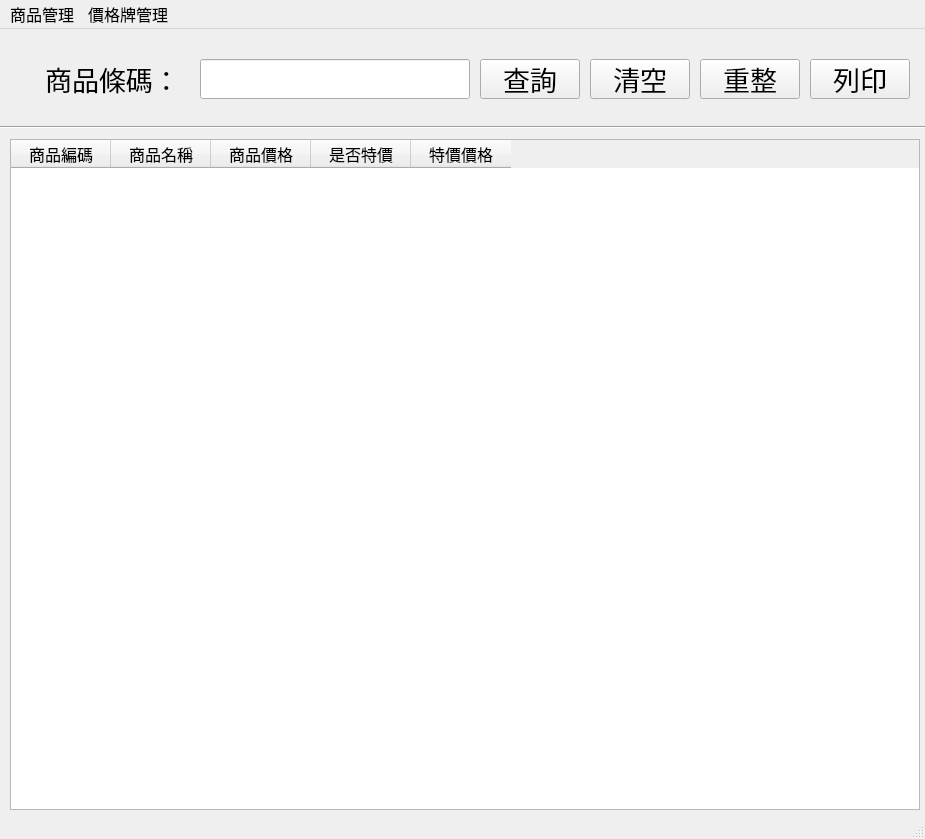
<?xml version="1.0" encoding="UTF-8"?>
<ui version="4.0">
 <class>MainWindow</class>
 <widget class="QMainWindow" name="MainWindow">
  <property name="geometry">
   <rect>
    <x>0</x>
    <y>0</y>
    <width>925</width>
    <height>839</height>
   </rect>
  </property>
  <property name="windowTitle">
   <string>MainWindow</string>
  </property>
  <widget class="QWidget" name="centralwidget">
   <widget class="QPushButton" name="search_btn">
    <property name="enabled">
     <bool>true</bool>
    </property>
    <property name="geometry">
     <rect>
      <x>480</x>
      <y>30</y>
      <width>100</width>
      <height>40</height>
     </rect>
    </property>
    <property name="font">
     <font>
      <family>微軟正黑體</family>
      <pointsize>20</pointsize>
     </font>
    </property>
    <property name="layoutDirection">
     <enum>Qt::LeftToRight</enum>
    </property>
    <property name="text">
     <string>查詢</string>
    </property>
   </widget>
   <widget class="Line" name="line">
    <property name="geometry">
     <rect>
      <x>0</x>
      <y>90</y>
      <width>1080</width>
      <height>16</height>
     </rect>
    </property>
    <property name="orientation">
     <enum>Qt::Horizontal</enum>
    </property>
   </widget>
   <widget class="QLabel" name="label">
    <property name="geometry">
     <rect>
      <x>30</x>
      <y>30</y>
      <width>165</width>
      <height>40</height>
     </rect>
    </property>
    <property name="font">
     <font>
      <family>微軟正黑體</family>
      <pointsize>20</pointsize>
     </font>
    </property>
    <property name="text">
     <string>商品條碼：</string>
    </property>
    <property name="textFormat">
     <enum>Qt::AutoText</enum>
    </property>
    <property name="alignment">
     <set>Qt::AlignCenter</set>
    </property>
   </widget>
   <widget class="QLineEdit" name="search_code">
    <property name="enabled">
     <bool>true</bool>
    </property>
    <property name="geometry">
     <rect>
      <x>200</x>
      <y>30</y>
      <width>270</width>
      <height>40</height>
     </rect>
    </property>
    <property name="font">
     <font>
      <family>微軟正黑體</family>
      <pointsize>20</pointsize>
     </font>
    </property>
    <property name="text">
     <string/>
    </property>
    <property name="alignment">
     <set>Qt::AlignCenter</set>
    </property>
   </widget>
   <widget class="QTableWidget" name="card_table">
    <property name="geometry">
     <rect>
      <x>10</x>
      <y>110</y>
      <width>910</width>
      <height>671</height>
     </rect>
    </property>
    <property name="font">
     <font>
      <family>微軟正黑體</family>
      <pointsize>12</pointsize>
     </font>
    </property>
    <property name="verticalScrollBarPolicy">
     <enum>Qt::ScrollBarAsNeeded</enum>
    </property>
    <property name="horizontalScrollBarPolicy">
     <enum>Qt::ScrollBarAsNeeded</enum>
    </property>
    <property name="editTriggers">
     <set>QAbstractItemView::NoEditTriggers</set>
    </property>
    <property name="selectionBehavior">
     <enum>QAbstractItemView::SelectRows</enum>
    </property>
    <attribute name="horizontalHeaderVisible">
     <bool>true</bool>
    </attribute>
    <attribute name="horizontalHeaderCascadingSectionResizes">
     <bool>false</bool>
    </attribute>
    <attribute name="verticalHeaderVisible">
     <bool>true</bool>
    </attribute>
    <attribute name="verticalHeaderCascadingSectionResizes">
     <bool>false</bool>
    </attribute>
    <column>
     <property name="text">
      <string>商品編碼</string>
     </property>
     <property name="textAlignment">
      <set>AlignCenter</set>
     </property>
    </column>
    <column>
     <property name="text">
      <string>商品名稱</string>
     </property>
     <property name="textAlignment">
      <set>AlignCenter</set>
     </property>
    </column>
    <column>
     <property name="text">
      <string>商品價格</string>
     </property>
     <property name="textAlignment">
      <set>AlignCenter</set>
     </property>
    </column>
    <column>
     <property name="text">
      <string>是否特價</string>
     </property>
     <property name="textAlignment">
      <set>AlignCenter</set>
     </property>
    </column>
    <column>
     <property name="text">
      <string>特價價格</string>
     </property>
     <property name="textAlignment">
      <set>AlignCenter</set>
     </property>
    </column>
   </widget>
   <widget class="QPushButton" name="print_btn">
    <property name="geometry">
     <rect>
      <x>810</x>
      <y>30</y>
      <width>100</width>
      <height>40</height>
     </rect>
    </property>
    <property name="font">
     <font>
      <family>微軟正黑體</family>
      <pointsize>20</pointsize>
     </font>
    </property>
    <property name="text">
     <string>列印</string>
    </property>
   </widget>
   <widget class="QPushButton" name="clean_btn">
    <property name="enabled">
     <bool>true</bool>
    </property>
    <property name="geometry">
     <rect>
      <x>590</x>
      <y>30</y>
      <width>100</width>
      <height>40</height>
     </rect>
    </property>
    <property name="font">
     <font>
      <family>微軟正黑體</family>
      <pointsize>20</pointsize>
     </font>
    </property>
    <property name="layoutDirection">
     <enum>Qt::LeftToRight</enum>
    </property>
    <property name="text">
     <string>清空</string>
    </property>
   </widget>
   <widget class="QPushButton" name="refresh_btn">
    <property name="enabled">
     <bool>true</bool>
    </property>
    <property name="geometry">
     <rect>
      <x>700</x>
      <y>30</y>
      <width>100</width>
      <height>40</height>
     </rect>
    </property>
    <property name="font">
     <font>
      <family>微軟正黑體</family>
      <pointsize>20</pointsize>
     </font>
    </property>
    <property name="layoutDirection">
     <enum>Qt::LeftToRight</enum>
    </property>
    <property name="text">
     <string>重整</string>
    </property>
   </widget>
  </widget>
  <widget class="QMenuBar" name="menubar">
   <property name="geometry">
    <rect>
     <x>0</x>
     <y>0</y>
     <width>925</width>
     <height>31</height>
    </rect>
   </property>
   <property name="font">
    <font>
     <family>微軟正黑體</family>
     <pointsize>12</pointsize>
    </font>
   </property>
   <widget class="QMenu" name="menu_manager">
    <property name="title">
     <string>商品管理</string>
    </property>
    <addaction name="product_manager"/>
   </widget>
   <widget class="QMenu" name="menu_card">
    <property name="font">
     <font>
      <family>微軟正黑體</family>
      <pointsize>12</pointsize>
     </font>
    </property>
    <property name="title">
     <string>價格牌管理</string>
    </property>
    <addaction name="product_card"/>
    <addaction name="product_card_in_list"/>
    <addaction name="product_all_card"/>
   </widget>
   <addaction name="menu_manager"/>
   <addaction name="menu_card"/>
  </widget>
  <widget class="QStatusBar" name="statusbar"/>
  <action name="actiontest">
   <property name="text">
    <string>test</string>
   </property>
   <property name="font">
    <font>
     <family>微軟正黑體</family>
     <pointsize>12</pointsize>
    </font>
   </property>
  </action>
  <action name="product_all_card">
   <property name="text">
    <string>3 列印所有價格牌</string>
   </property>
   <property name="font">
    <font>
     <family>微軟正黑體</family>
     <pointsize>12</pointsize>
    </font>
   </property>
  </action>
  <action name="product_manager">
   <property name="text">
    <string>商品管理</string>
   </property>
   <property name="font">
    <font>
     <family>微軟正黑體</family>
     <pointsize>12</pointsize>
    </font>
   </property>
  </action>
  <action name="product_card">
   <property name="text">
    <string>1 列印指定價格牌</string>
   </property>
   <property name="font">
    <font>
     <family>微軟正黑體</family>
     <pointsize>12</pointsize>
    </font>
   </property>
  </action>
  <action name="product_card_in_list">
   <property name="text">
    <string>2 從清單中選取商品</string>
   </property>
   <property name="font">
    <font>
     <family>微軟正黑體</family>
     <pointsize>12</pointsize>
    </font>
   </property>
  </action>
 </widget>
 <resources/>
 <connections/>
</ui>
